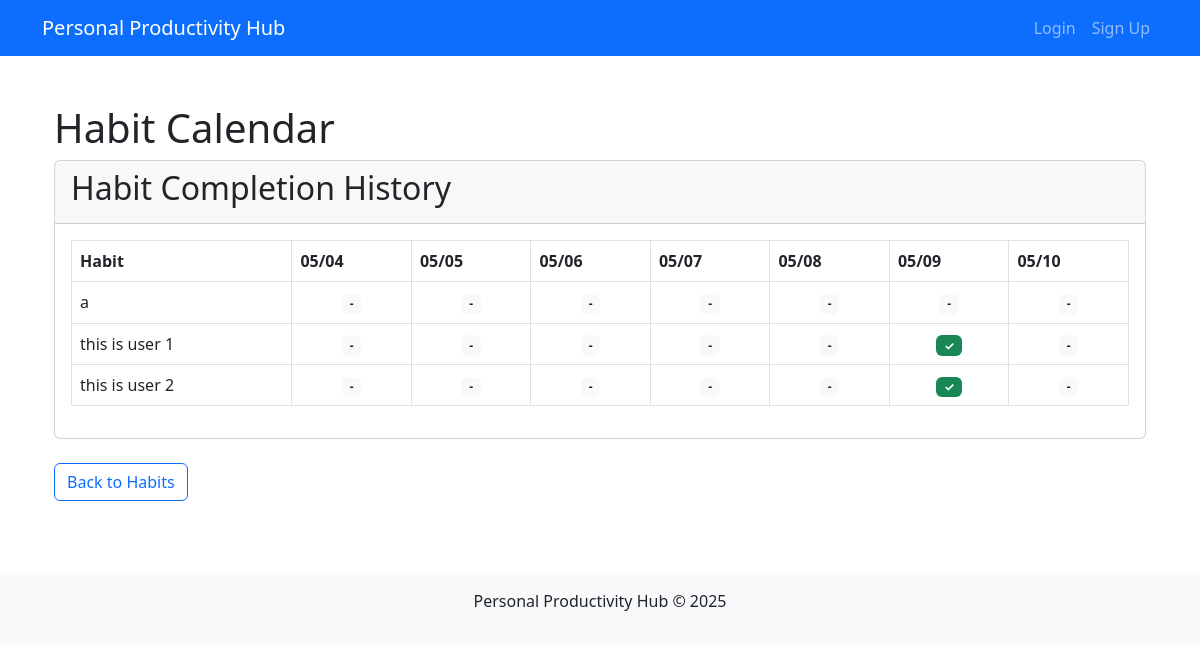
Screenshot of /habits/calendar with the database file from the repository.
### app/models.py (models this page shows, shortened)
class Habit(db.Model):
    __tablename__ = 'habits'
    id = db.Column(db.Integer, primary_key=True)
    name = db.Column(db.String(100), nullable=False)
    user_id = db.Column(db.Integer, db.ForeignKey('user.id'), nullable=False)  # Link to User
    completions = db.relationship('Completion', backref='habit', lazy=True, cascade="all, delete-orphan")

### app/modules/habits/routes.py (the view)
@habits_bp.route('/calendar')
def calendar():
    habits = Habit.query.all()
    today = datetime.utcnow().date()
    days = [(today - timedelta(days=i)) for i in range(6, -1, -1)]
    for habit in habits:
        completions = Completion.query.filter(
            Completion.habit_id == habit.id,
            Completion.completion_date >= days[0],
            Completion.completion_date <= days[-1]
        ).all()
        habit.completion_dates = [c.completion_date.strftime('%Y-%m-%d') for c in completions]
    return render_template('habits/calendar.html', habits=habits, days=days)

### app/templates/habits/calendar.html
{% extends 'base.html' %}
{% block content %}
<div class="container">
    <h1>Habit Calendar</h1>
    <div class="card mb-4">
        <div class="card-header">
            <h2>Habit Completion History</h2>
        </div>
        <div class="card-body">
            {% if habits %}
                <div class="calendar-container">
                    <table class="table table-bordered calendar-table">
                        <thead>
                            <tr>
                                <th>Habit</th>
                                {% for day in days %}
                                    <th>{{ day.strftime('%m/%d') }}</th>
                                {% endfor %}
                            </tr>
                        </thead>
                        <tbody>
                            {% for habit in habits %}
                                <tr>
                                    <td>{{ habit.name }}</td>
                                    {% for day in days %}
                                        <td class="text-center">
                                            {% if day.strftime('%Y-%m-%d') in habit.completion_dates %}
                                                <span class="badge bg-success animate__animated animate__fadeIn">✓</span>
                                            {% else %}
                                                <span class="badge bg-light text-dark">-</span>
                                            {% endif %}
                                        </td>
                                    {% endfor %}
                                </tr>
                            {% endfor %}
                        </tbody>
                    </table>
                </div>
            {% else %}
                <p>You haven't created any habits yet.</p>
            {% endif %}
        </div>
    </div>
    <div class="mt-4">
        <a href="{{ url_for('habits.index') }}" class="btn btn-outline-primary">Back to Habits</a>
    </div>
</div>
{% endblock %}

### app/static/css/style.css (style rules this page uses)
body { min-height: 80vh; display: flex; flex-direction: column; }

### rows the page displays
Habit: name "a"
Habit: name "this is user 1"
Habit: name "this is user 2"

### other values shown
{{ day.strftime('%m/%d') }} "05/04" "05/05" "05/06" "05/07" "05/08" "05/09" "05/10"
